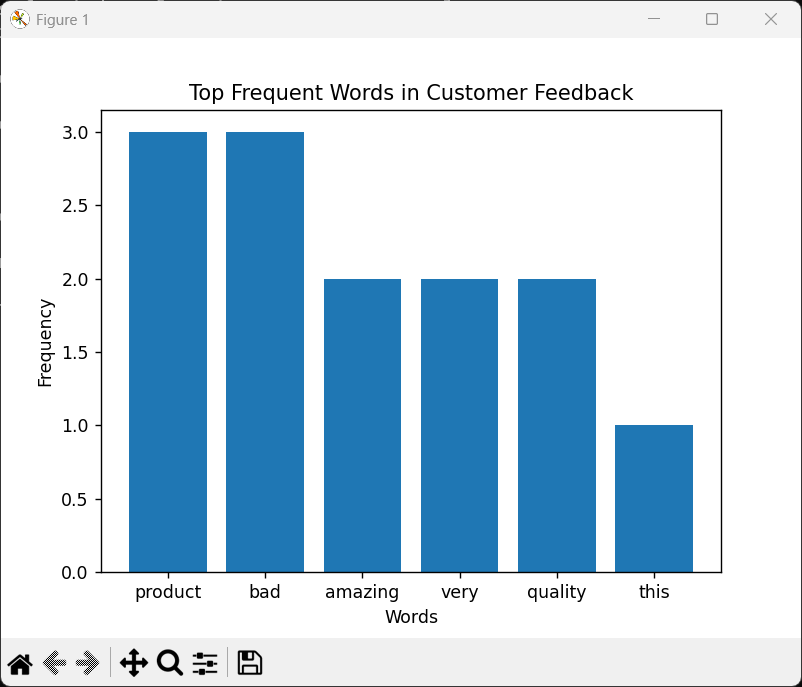

Python code for this plot:
import pandas as pd
import string
from collections import Counter
import matplotlib.pyplot as plt

# Load dataset
data = pd.read_csv("data.csv")

# Stop words list
stop_words = ['the','and','is','in','to','of','for','on','with','a','an']

# Preprocess text
def preprocess(text):
    text = text.lower()
    text = text.translate(str.maketrans('', '', string.punctuation))
    words = text.split()
    words = [word for word in words if word not in stop_words]
    return words

all_words = []

for feedback in data['feedback']:
    all_words.extend(preprocess(str(feedback)))

# Frequency distribution
word_freq = Counter(all_words)

# User input for top N words
N = int(input("Enter number of top words to display: "))

top_words = word_freq.most_common(N)

# Display results
print("\nTop", N, "Words:")
for word, freq in top_words:
    print(word, ":", freq)

# Plot bar graph
words = [item[0] for item in top_words]
freqs = [item[1] for item in top_words]

plt.bar(words, freqs)
plt.title("Top Frequent Words in Customer Feedback")
plt.xlabel("Words")
plt.ylabel("Frequency")
plt.show()
